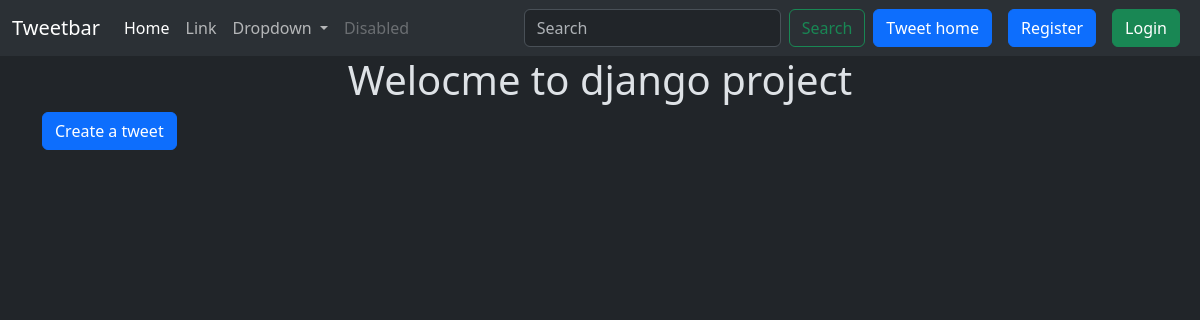
The page /tweet/ on the database as committed earlier.
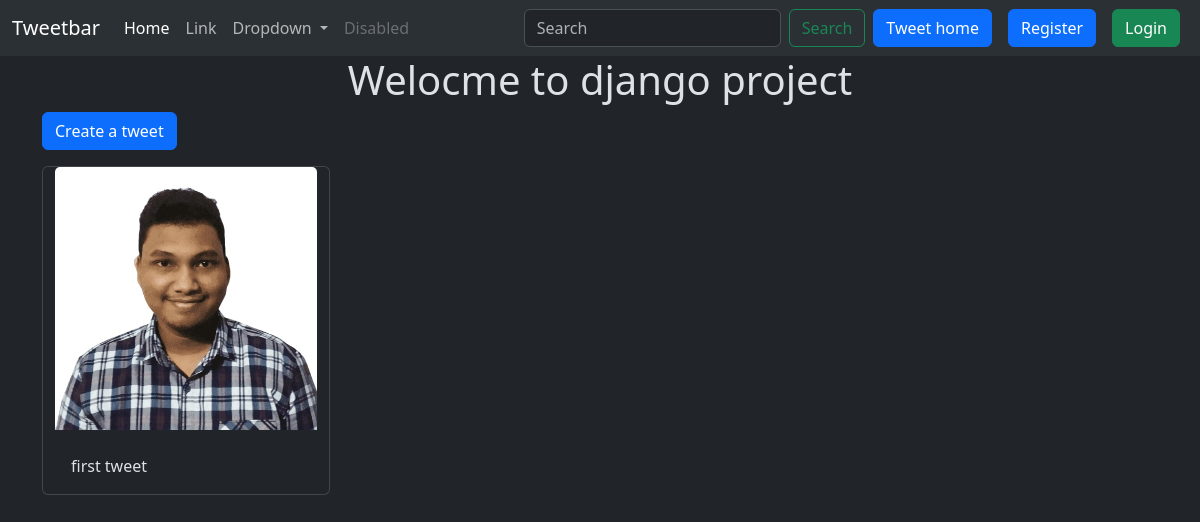
The same page on the database as committed later.
### tweet/models.py (models this page shows, shortened)
class Tweet(models.Model):
    user=models.ForeignKey(User, on_delete=models.CASCADE)
    text=models.TextField(max_length=240)
    photo=models.ImageField(upload_to='photos/',
    blank=True,null=True)
    created_at = models.DateTimeField(auto_now_add=True)
    updated_at = models.DateTimeField(auto_now=True)

### tweet/views.py (the view)
# urls.py: path('', views.tweet_list, name='tweet_list'),
def tweet_list(request):
    tweets = Tweet.objects.all().order_by('-created_at')
    return render(request, 'tweet_list.html', {'tweets':tweets})

### tweet/templates/tweet_list.html (shortened to what this page needs)
{% extends "layout.html" %}
{% block  content%}
<h1 class="text-center ">Welocme to django project</h1>
<a class="btn btn-primary mb-3" href="{% url 'tweet_create' %}">Create a tweet</a>
<div class="container row gap-3">
    {% for tweet in tweets %}
    <div class="card" style="width: 18rem;">
        <img src="{{tweet.photo.url}}" class="card-img-top" alt="...">
        <div class="card-body">
          <p class="card-text">{{tweet.text}}</p>
        </div>
      </div>
    {% endfor %}
</div>
{% endblock  %}

Rows that differ between the two databases and show on the page:
added Tweet: photo (picture), text "first tweet"
